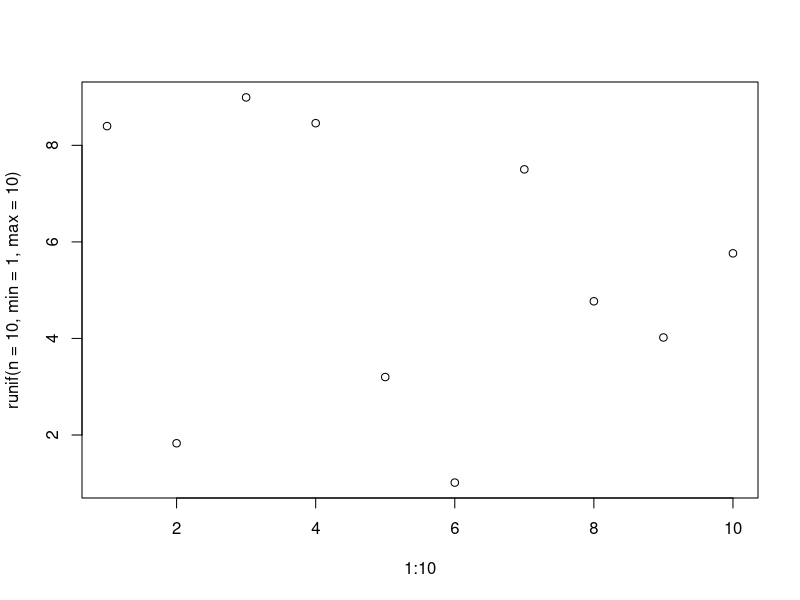
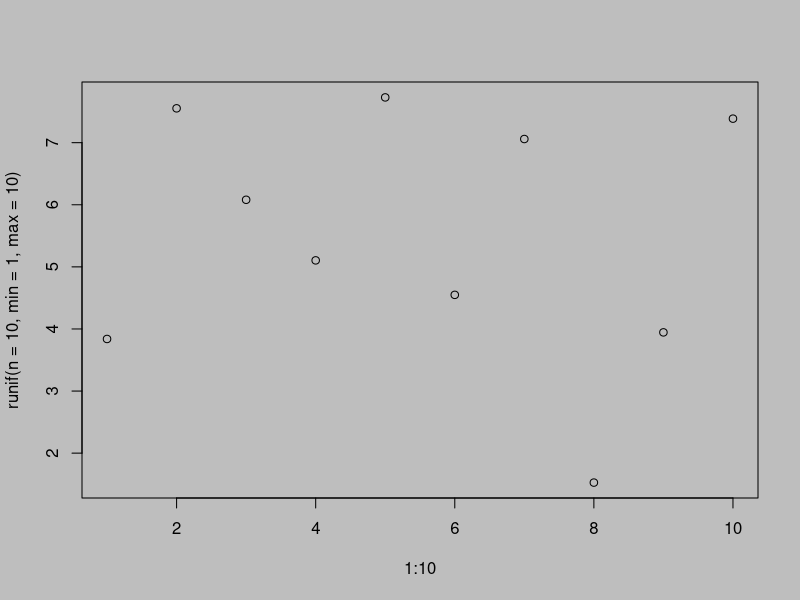
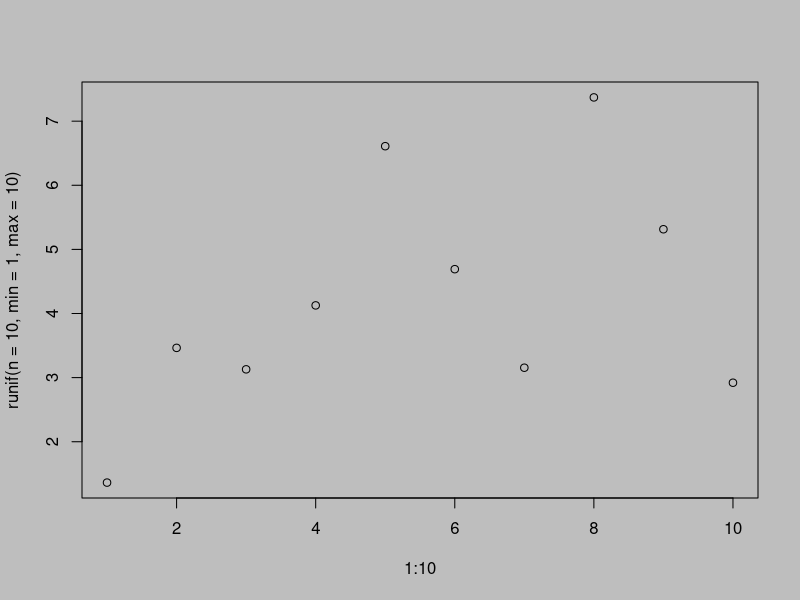
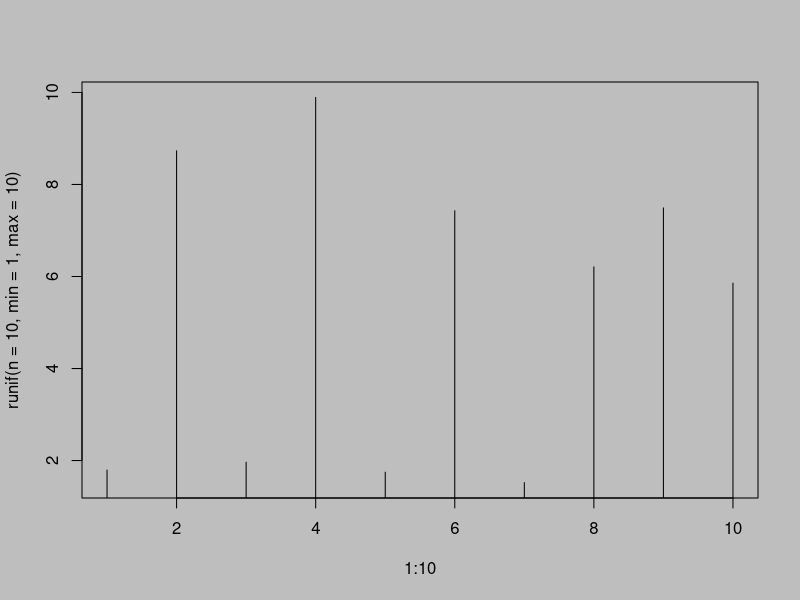
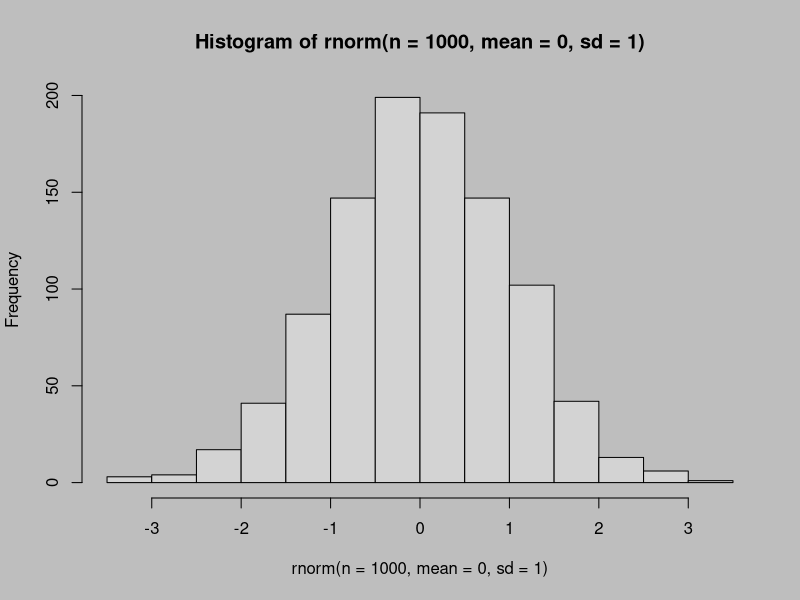
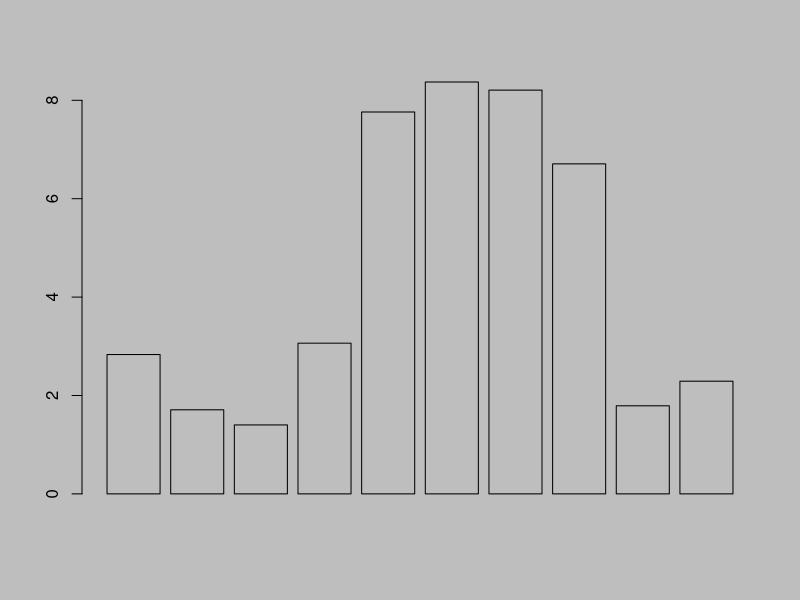
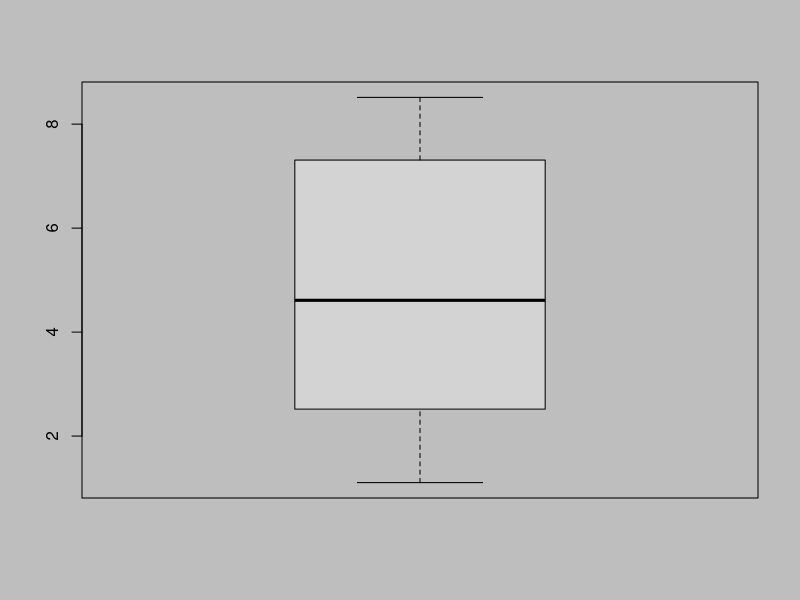
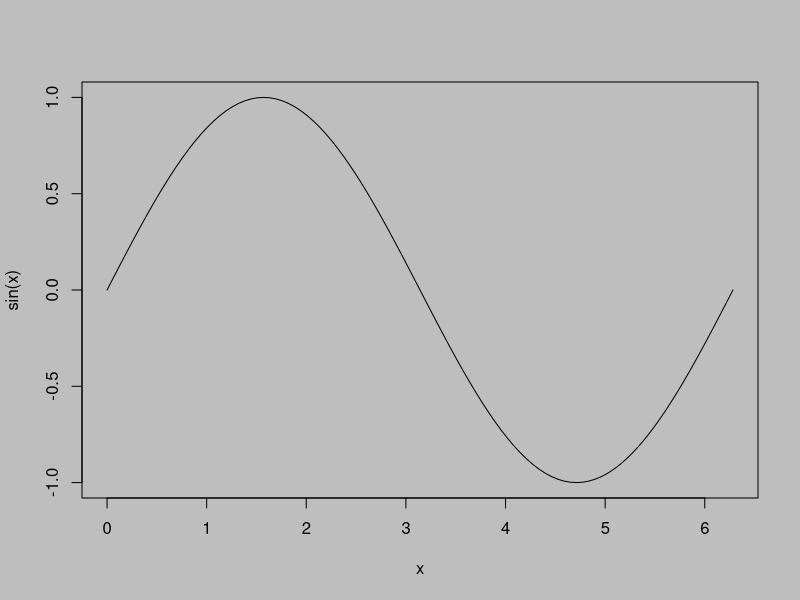

Reproduce these figures in R, in order.
## ---- chunk 1
plot(x = 1:10, y = runif(n = 10, min = 1, max = 10))
## ---- chunk 2
par()[1:10]
## ---- chunk 3
par(bg = "grey")
plot(x = 1:10, y = runif(n = 10, min = 1, max = 10))
## ---- chunk 4
plot(x = 1:10, y = runif(n = 10, min = 1, max = 10))
## ---- chunk 5
plot(x = 1:10, y = runif(n = 10, min = 1, max = 10), type = "h")
## ---- chunk 6
hist(x = rnorm(n = 1000, mean = 0, sd = 1))
## ---- chunk 7
barplot(height = runif(n = 10, min = 1, max = 10))
## ---- chunk 8
boxplot(x = runif(n = 10, min = 1, max = 10))
## ---- chunk 9
curve(sin(x), from = 0, to = 2 * pi)
## ---- chunk 10
par(font = 3)
plot(x = 1:10, y = runif(n = 10, min = 1, max = 10))
## ---- chunk 11
par(cex = 2)
plot(x = 1:10, y = runif(n = 10, min = 1, max = 10))
## ---- chunk 12
plot(x = 1:10, y = runif(n = 10, min = 1, max = 10), type = "l", lty = 2, lwd = 2, col = "red")
## ---- chunk 13
plot(x = 1:10, y = runif(n = 10, min = 1, max = 10), xaxt = "n", yaxt = "n")
## ---- chunk 14
par(mar = c(1, 1, 1, 1), mai = c(1, 1, 1, 1))
plot(x = 1:10, y = runif(n = 10, min = 1, max = 10))
## ---- chunk 15
plot(x = 1:10, y = runif(n = 10, min = 1, max = 10), type = "n")
## ---- chunk 16
plot(x = 1:10, y = runif(n = 10, min = 1, max = 10), xaxt = "n", yaxt = "n")
axis(side = 1, at = 1:10)
## ---- chunk 17
plot(x = 1:10, y = 1:10, type = "n")
text(x = 1:10, y = 1:10, labels = 1:10)
## ---- chunk 18
plot(x = 1:10, y = 1:10, type = "n")
title(main = "Titre de la figure")
## ---- chunk 19
plot(x = 1:10, y = runif(n = 10, min = 1, max = 10), col = 1:10)
legend(x = "topright", legend = 1:10, fill = 1:10)
## ---- chunk 20
plot(x = 1:10, y = 1:10, type = "n")
arrows(x0 = 1, y0 = 1, x1 = 10, y1 = 10)
## ---- chunk 21
plot(x = 1:10, y = 1:10, type = "n")
lines(x = 1:10, y = 10:1)
## ---- chunk 22
plot(x = 1:10, y = 1:10, type = "n")
points(x = 1:10, y = runif(n = 10, min = 1, max = 10))
